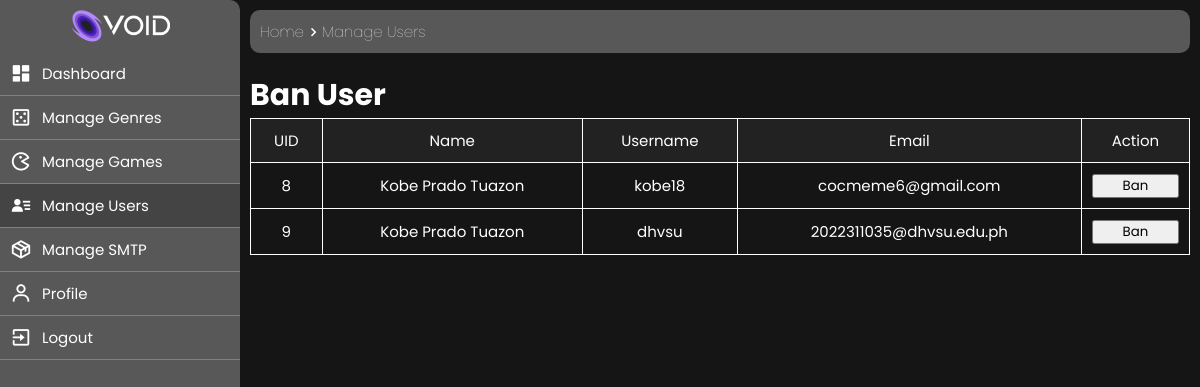
The page /admin/manage_users (signed in) on the database its author committed.
### tables this page shows
CREATE TABLE IF NOT EXISTS `user` (
  `id` int NOT NULL AUTO_INCREMENT,
  `default_image` int DEFAULT '0',
  `name` varchar(256) NOT NULL,
  `username` varchar(256) NOT NULL,
  `email` varchar(256) NOT NULL,
  `password` varchar(256) NOT NULL,
  `status` enum('not_verified','verified','ban') NOT NULL DEFAULT 'not_verified',
  `tokencode` varchar(256) DEFAULT NULL,
  `date_updated` datetime DEFAULT NULL,
  `date_added` datetime DEFAULT CURRENT_TIMESTAMP,
  PRIMARY KEY (`id`),
  UNIQUE KEY `username` (`username`),
  UNIQUE KEY `email_unique` (`email`)
);

### controller/AdminPageController.php (called while the page is built, shortened)
<?php
class AdminPageController {
  public static function manageUsers() {
    $user = new User();
    $users = $user->getAllUsers();
    $users1 = [];
    $total_users = $user->getTotalUser();
    for($i = 0; $i < $total_users; $i++) {
      if($users[$i]["status"] == "ban" || $users[$i]["status"] == "verified") {
        $users1[$i] = $users[$i];
      }
    }
    $data = ["users" => $users1];
    AdminPageView::manageUsersPage($data, $_SESSION["csrf_token"]);
  }
}

### core/Router.php (called while the page is built, shortened)
<?php
class Router {
  private $routes = [];
  public function get($path, $callback) {
    $this->routes[self::METHOD_GET][$path] = $callback;
  }
  public function post($path, $callback) {
    $this->routes[self::METHOD_POST][$path] = $callback;
  }
  public function listen() {
    $path = Request::getPath();
    $method = Request::getMethod();
    $callback = $this->routes[$method][$path] ?? false;
    call_user_func($callback);
  }
}

### public/index.php (called while the page is built, shortened)
<?php
$router = new Router();
$router->get("/", [LandingPageController::class, "signUpIn"]);
$router->get("/signin", [LandingPageController::class, "signUpIn"]);
$router->get("/signup", [LandingPageController::class, "signUpIn"]);
$router->get("/verifyotp", [LandingPageController::class, "verifyOTP"]);
$router->get("/forgotpass", [LandingPageController::class, "forgotPass"]);
$router->get("/resetpass", [LandingPageController::class, "resetPass"]);
$router->get("/_404", [LandingPageController::class, "pageNotFound"]);
$router->post("/signup", [Authentication::class, "signUp"]);
$router->post("/signin", [Authentication::class, "signIn"]);
$router->get("/signout", [Authentication::class, "signOut"]);
$router->post("/verifyotp", [Authentication::class, "verifyOTP"]);
$router->post("/forgotpass", [Authentication::class, "forgotPass"]);
$router->post("/resetpass", [Authentication::class, "resetPass"]);
$router->get("/admin/", [AdminPageController::class, "dashboard"]);
$router->get("/admin/dashboard", [AdminPageController::class, "dashboard"]);
$router->get("/admin/manage_genres", [AdminPageController::class, "manageGenres"]);
$router->get("/admin/manage_games", [AdminPageController::class, "manageGames"]);
$router->get("/admin/manage_users", [AdminPageController::class, "manageUsers"]);
$router->get("/admin/manage_smtp", [AdminPageController::class, "manageSMTP"]);
$router->get("/admin/profile", [AdminPageController::class, "profile"]);
$router->post("/admin/manage_genres/add_genre", [GenreController::class, "addGenre"]);
$router->get("/admin/manage_genres/edit_genre", [AdminPageController::class, "editGenre"]);
$router->post("/admin/manage_genres/edit_genre", [GenreController::class, "editGenre"]);
$router->get("/admin/manage_genres/delete_genre", [AdminPageController::class, "deleteGenre"]);
$router->post("/admin/manage_genres/delete_genre", [GenreController::class, "deleteGenre"]);
$router->get("/admin/manage_games/add_game", [AdminPageController::class, "addGame"]);
$router->post("/admin/manage_games/add_game", [GameController::class, "addGame"]);
$router->get("/admin/manage_games/preview_game", [AdminPageController::class, "previewGame"]);
$router->get("/admin/manage_games/edit_game", [AdminPageController::class, "editGame"]);
$router->post("/admin/manage_games/edit_game", [GameController::class, "editGame"]);
$router->get("/admin/manage_games/delete_game", [AdminPageController::class, "deleteGame"]);
$router->post("/admin/manage_games/delete_game", [GameController::class, "deleteGame"]);
$router->post("/admin/manage_users/ban_user", [UserController::class, "banUser"]);
$router->post("/admin/manage_users/unban_user", [UserController::class, "unbanUser"]);
$router->get("/admin/manage_smtp/update_smtp", [AdminPageController::class, "updateSMTP"]);
$router->post("/admin/manage_smtp/update_smtp", [SMTPController::class, "updateSMTP"]);
$router->post("/admin/manage_smtp/testing_smtp", [SMTPController::class, "testingSMTP"]);
$router->get("/admin/profile/update", [AdminPageController::class, "updateProfile"]);
$router->post("/admin/profile/update", [AdminController::class, "updateProfile"]);
$router->get("/admin/profile/reset_dp", [AdminController::class, "resetDP"]);
$router->post("/admin/profile/reset_pass", [AdminPageController::class, "resetPassword"]);
$router->post("/admin/change_pass", [AdminController::class, "changePassword"]);
$router->get("/user/", [UserPageController::class, "dashboard"]);
$router->get("/user/profile", [UserPageController::class, "profile"]);
$router->get("/user/visit_game", [UserPageController::class, "visitGame"]);
$router->get("/user/game_genre", [UserPageController::class, "gameGenre"]);
$router->post("/user/visit_game/add_fav", [FavoriteGameController::class, "addFavorite"]);
$router->post("/user/visit_game/del_fav", [FavoriteGameController::class, "delFavorite"]);
$router->post("/user/visit_game/add_review", [GameReviewController::class, "addReview"]);
$router->post("/user/visit_game/del_review", [GameReviewController::class, "delReview"]);
$router->post("/user/profile/update", [UserController::class, "updateProfile"]);
$router->get("/user/profile/reset_dp", [UserController::class, "resetDP"]);
$router->post("/user/profile/reset_pass", [UserController::class, "updateProfile"]);
$router->post("/user/del_acc", [UserController::class, "delAccount"]);
$router->listen();

### model/User.php (called while the page is built, shortened)
<?php
class User {
  private $db;
  public function __construct() {
    $this->db = Database::connect();
  }
  public function getAllUsers() {
    $stmt = $this->db->prepare("SELECT * FROM `user`");
    if(!($stmt->execute())) {
      return false;
    }
    return $stmt->fetchAll(PDO::FETCH_ASSOC);
  }
}

### core/Database.php (called while the page is built, shortened)
<?php
class Database {
  public static function connect() {
    $pdo = null;
    $server_name = null;
    $db_name = null;
    if(
      $_SERVER["SERVER_NAME"] === "localhost" ||
      $_SERVER["SERVER_ADDR"] === "127.0.0.1" ||
      $_SERVER["SERVER_ADDR"] === "192.168.1.72") {
      $server_name = "localhost";
      $db_name = "game_manager";
    } else {
      $server_name = "localhost";
      $db_name = "";
    }
    try {
      $pdo = new PDO("mysql:host={$server_name};dbname={$db_name}", "root", "");
      $pdo->setAttribute(PDO::ATTR_ERRMODE, PDO::ERRMODE_EXCEPTION);
    } catch(Exception $pdo_err) {
      echo
      "<script>
        alert(\"{$pdo_err->getMessage()}\");
        window.location.href = \"/\";
      </script>";
      session_unset();
      session_destroy();
      exit();
    }
    return $pdo;
  }
}

### core/Utilities.php (called while the page is built, shortened)
<?php
class Utilities {
  public static function getPath() {
    return dirname(__DIR__);
  }
}

### view/AdminPageView.php (the view, shortened to what this page needs)
<?php
class AdminPageView {
  public static function manageUsersPage($data, $csrf_token) {
    $page = file_get_contents(Utilities::getPath() . "/view/page/admin/manage-users.html");
    $side_bar = file_get_contents(Utilities::getPath() . "/view/page/admin/side-bar.html");
    $side_bar = str_replace("{logo}", "../res/img/logo-white.png", $side_bar);
    $page = str_replace("{side_bar}", $side_bar, $page);
    $users = $data["users"];
    if($users == false) {
      $page = str_replace("{table}", "<i>No verified and banned users yet.</i>", $page);
    } else {
      $total_users = count($users);
      $table = "<table id='user_table'>";
      $table = $table . "\n  <thead>";
      $table = $table . "\n    <tr>";
      $table = $table . "\n     <td>UID</td>";
      $table = $table . "\n     <td>Name</td>";
      $table = $table . "\n     <td>Username</td>";
      $table = $table . "\n     <td>Email</td>";
      $table = $table . "\n     <td>Action</td>";
      $table = $table . "\n    </tr>";
      $table = $table . "\n  </thead>";
      $table = $table . "\n  <tbody>";
      for($i = 0; $i < $total_users; $i++) {
        $table = $table . "\n    <tr>";
        $table = $table . "\n     <td>{$users[$i]["id"]}</td>";
        $table = $table . "\n     <td>{$users[$i]["name"]}</td>";
        $table = $table . "\n     <td>{$users[$i]["username"]}</td>";
        $table = $table . "\n     <td>{$users[$i]["email"]}</td>";
        $table = $table . "\n     <td>";
        if($users[$i]["status"] == "ban") {
          $table = $table . "\n       <form action='/admin/manage_users/unban_user' method='post'>";
          $table = $table . "\n         <input type='hidden' name='csrf_token' value='{$csrf_token}' />";
          $table = $table . "\n         <input type='hidden' name='email' value='{$users[$i]['email']}' />";
          $table = $table . "\n         <input type='submit' name='unban' value='Unban' />";
          $table = $table . "\n       </form>";
        } else {
          $table = $table . "\n       <form action='/admin/manage_users/ban_user' method='post'>";
          $table = $table . "\n         <input type='hidden' name='csrf_token' value='{$csrf_token}' />";
          $table = $table . "\n         <input type='hidden' name='email' value='{$users[$i]['email']}' />";
          $table = $table . "\n         <input type='submit' name='ban' value='Ban' />";
          $table = $table . "\n       </form>";
        }
        $table = $table . "\n     </td>";
        $table = $table . "\n    </tr>";
      }
      $table = $table . "\n  </tbody>";
      $table = $table . "\n</table>";
      $page = str_replace("{table}", $table, $page);
    }
    echo $page;
  }
}

### public/css/general-style.css (style rules this page uses)
* { margin: 0; padding: 0; box-sizing: border-box; font-family: 'Poppins', sans-serif; }
html { font-size: 62.5%; scroll-behavior: smooth; }
:root { --input-box-bg1: rgba(255, 255, 255, 0.2); --bg-toast: rgba(46, 46, 46, 0.651); --bg-success: rgba(0, 253, 42, 0.651); --bg-error: rgba(231, 17, 17, 0.651); --nav-background:rgb(88, 88, 88); --profile-container-background:rgb(88, 88, 88); --btn-color1:#b48cfc; --hover-color:#b48cfc; --sec-hover-color:#7d56c7; --main-text-color:white; --main-color: #8455c4; --sec-text-color:black; --btn-color:rgba(255, 255, 255, 0.865); --btn-hover-color:rgba(255, 255, 255, 0.5); --wrapperbg: rgba(39, 39, 39, 0.4); --link-hover:rgb(157, 5, 195); }
a { text-decoration: none; }

### public/css/admin/admin-side-bar-style.css (style rules this page uses)
#side_bar { width: clamp(15vw, 20vw, 30rem); background-color: var(--nav-background); display: flex; flex-direction: column; align-items: center; border-top-right-radius: 1rem; border-bottom-right-radius: 1rem; }
@media (min-width: 725px) { #side_bar > nav { display: flex; } }
@media (min-width: 725px) { #top_bar { justify-content: center; } }
#top_bar { width: 100%; display: flex; align-items: center; }
#top_bar > img { padding: 1rem; width: clamp(10rem, 50%, 15rem); }
#side_bar > nav { align-self: normal; flex-grow: 1; flex-shrink: 1; flex-direction: column; transition: all ease 0.5s; }
#side_bar a { padding: 1rem; color: var(--main-text-color); font-size: 1.5rem; display: flex; align-items: center; gap: 1rem; border-bottom: 1px solid #808080; transition: all ease 0.3s; }
nav i { font-size: 2.2rem; }
.selected { background-color: rgb(68, 68, 68); }

### public/css/admin/admin-pages-style.css (style rules this page uses)
body { background-color: #151515; }
#wrapper { min-height: 100vh; display: flex; }
main { padding: 1rem; flex: 1 1 70vw; display: flex; flex-direction: column; }
#page_bar { padding: 1rem; color: var(--main-text-color); background-color: rgb(88, 88, 88); border-radius: 1rem; display: flex; flex-wrap: wrap; align-items: center; }
#page_bar a { color: var(--main-text-color); }
#page_bar h2 { font-size: 1.5rem; font-weight: 100; }
#page_bar i { font-size: 1.8rem; }

### public/css/admin/admin-manage-users-style.css (style rules this page uses)
main { gap: 2rem; }
#container { color: var(--main-text-color); display: flex; flex-direction: column; }
#container > h1 { font-size: 3rem; }
#user_table_container { overflow-x: auto; }
#user_table { width: 100%; table-layout: auto; }
#user_table, td { padding: auto; border: 1px solid #fff; border-collapse: collapse; }
td { text-align: center; font-size: 1.5rem; padding: 1rem; }
thead { background-color: #222; }
input { width: 100%; }

### rows shown on the page
user: id "8", name "Kobe Prado Tuazon", username "kobe18", email "cocmeme6@gmail.com"
user: id "9", name "Kobe Prado Tuazon", username "dhvsu", email "2022311035@dhvsu.edu.ph"

### other values the page prints
$page "Dashboard Manage Genres Manage Games Manage Users Manage SMTP Profile Logout Home Manage Users Ban User"
